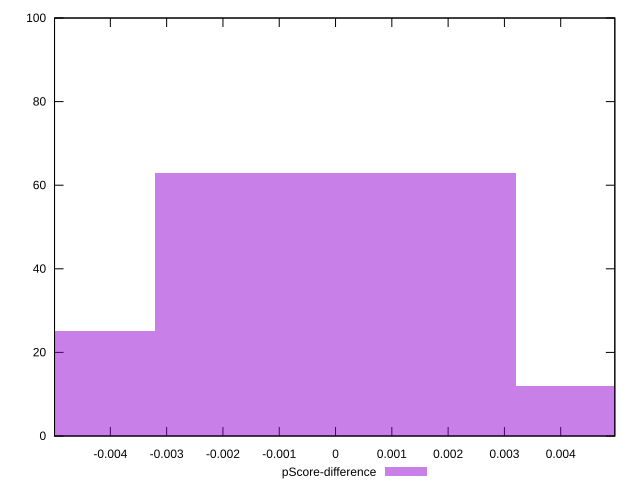

Source code (gnuplot):
reset

$pScoreDifference <<EOF
0 63
-0.006418780180997328 25
0.006418780180997328 12
EOF

set key outside below
set boxwidth 0.006418780180997328
set xrange [-0.004991536234613458:0.004961122485860114]
set yrange [0:100]
set trange [0:100]
set style fill transparent solid 0.5 noborder
set terminal svg size 640, 490 enhanced background rgb 'white'
set output "report_00022_2021-02-20T12:08:46.964Z/max-potential-fid/samples/pages+cached+noadtech/pScore-difference/histogram.svg"

plot $pScoreDifference title "pScore-difference" with boxes

reset
